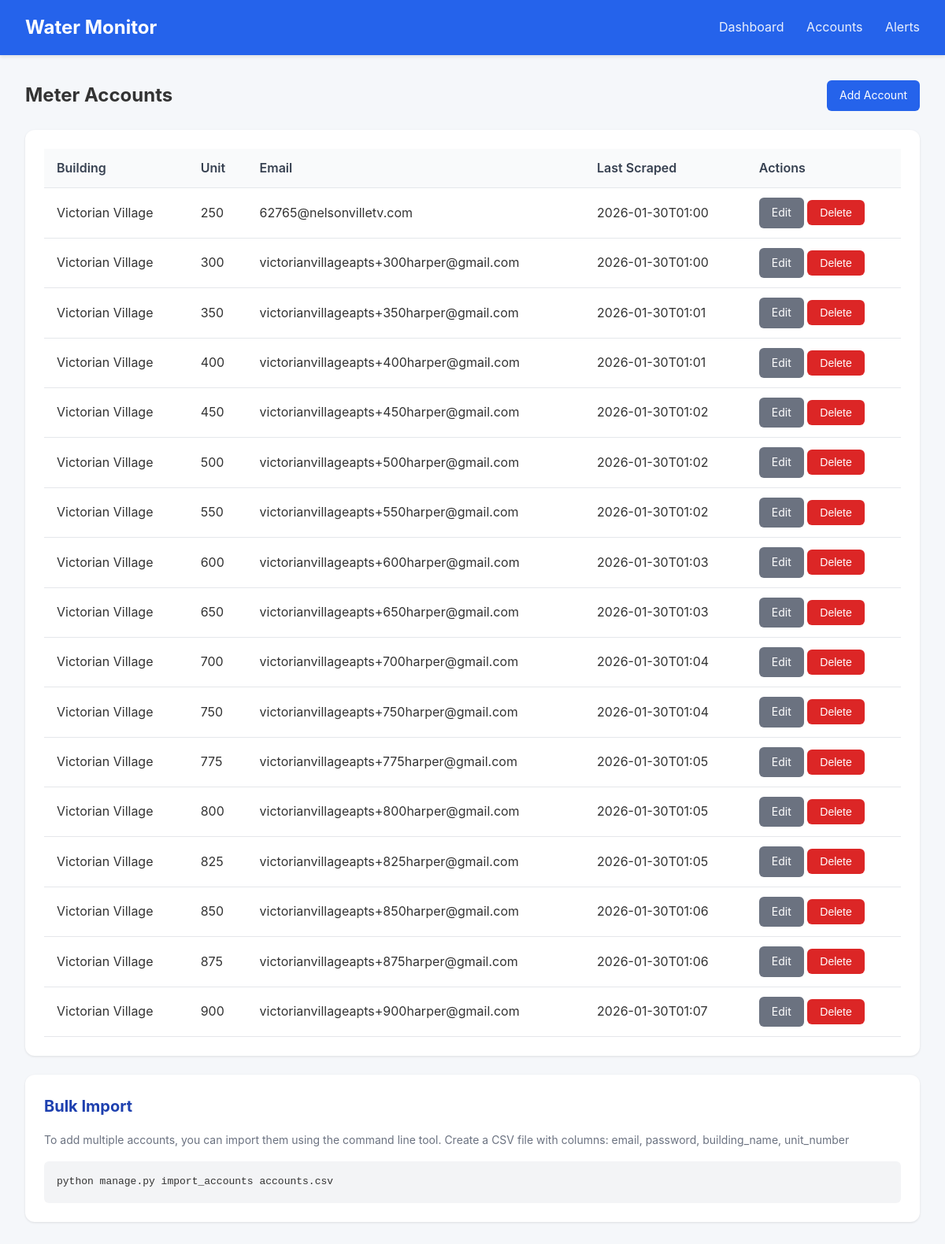
Page /accounts on the earlier database version.
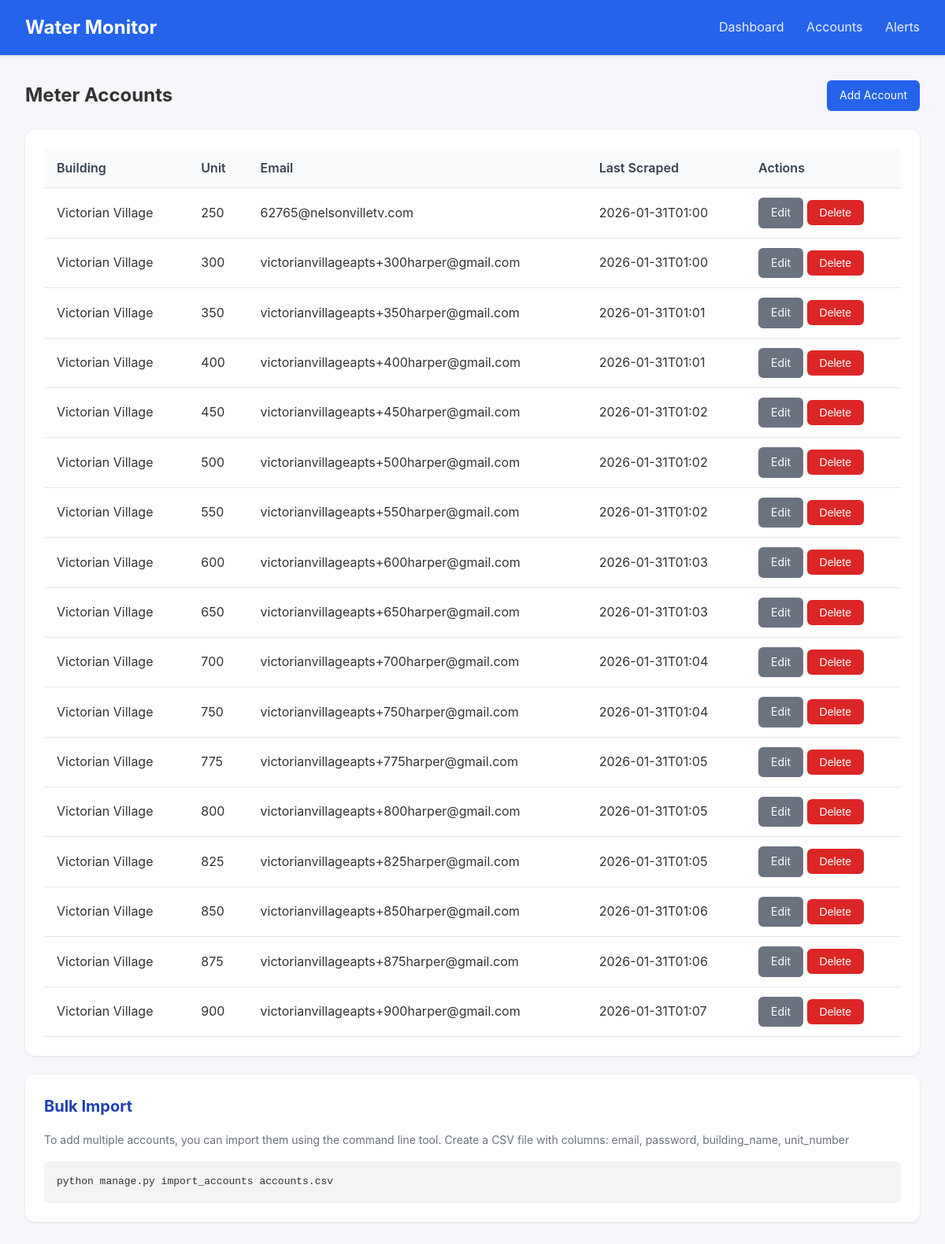
Same page on the later database version.
### tables this page shows
CREATE TABLE accounts (
                id INTEGER PRIMARY KEY AUTOINCREMENT,
                email TEXT UNIQUE NOT NULL,
                password_encrypted TEXT NOT NULL,
                meter_id TEXT,
                account_number TEXT,
                address TEXT,
                building_name TEXT,
                unit_number TEXT,
                is_active INTEGER DEFAULT 1,
                last_scraped TIMESTAMP,
                created_at TIMESTAMP DEFAULT CURRENT_TIMESTAMP
            , avg_12mo REAL, monthly_usage REAL, unit_count INTEGER DEFAULT 1, leak_alerts INTEGER DEFAULT 1, min_overage_pct INTEGER DEFAULT 10);

### app.py (the view)
@app.route('/accounts')
def accounts_list():
    accounts = db.get_all_accounts()
    return render_template('accounts.html', accounts=accounts)

### database.py (called while the page is built)
@contextmanager
def get_db():
    conn = sqlite3.connect(config.DATABASE_PATH)
    conn.row_factory = sqlite3.Row
    try:
        yield conn
        conn.commit()
    finally:
        conn.close()

def get_all_accounts() -> list:
    with get_db() as conn:
        cursor = conn.cursor()
        cursor.execute('SELECT * FROM accounts WHERE is_active = 1 ORDER BY building_name, unit_number')
        return [dict(row) for row in cursor.fetchall()]

### templates/accounts.html (shortened to what this page needs)
{% extends "base.html" %}
{% block content %}
<div style="display: flex; justify-content: space-between; align-items: center; margin-bottom: 1.5rem;">
    <h2>Meter Accounts</h2>
    <a href="{{ url_for('add_account') }}" class="btn btn-primary">Add Account</a>
</div>
<div class="card">
    <table>
        <thead>
            <tr>
                <th>Building</th>
                <th>Unit</th>
                <th>Email</th>
                <th>Last Scraped</th>
                <th>Actions</th>
            </tr>
        </thead>
        <tbody>
            {% for account in accounts %}
            <tr>
                <td>{{ account.building_name or '-' }}</td>
                <td>{{ account.unit_number or '-' }}</td>
                <td>{{ account.email }}</td>
                <td>{{ account.last_scraped[:16] if account.last_scraped else 'Never' }}</td>
                <td>
                    <a href="{{ url_for('edit_account', account_id=account.id) }}" class="btn btn-secondary">Edit</a>
                    <form method="POST" action="{{ url_for('delete_account', account_id=account.id) }}"
                          style="display: inline;"
                          onsubmit="return confirm('Delete this account?')">
                        <button type="submit" class="btn btn-danger">Delete</button>
                    </form>
                </td>
            </tr>
            {% else %}
            <tr>
                <td colspan="5" style="text-align: center; padding: 2rem;">
                    No accounts configured. <a href="{{ url_for('add_account') }}">Add your first account</a>.
                </td>
            </tr>
            {% endfor %}
        </tbody>
    </table>
</div>
<div class="card">
    <h2>Bulk Import</h2>
    <p class="text-muted mb-4">
        To add multiple accounts, you can import them using the command line tool.
        Create a CSV file with columns: email, password, building_name, unit_number
    </p>
    <code style="background: #f3f4f6; padding: 1rem; display: block; border-radius: 6px;">
        python manage.py import_accounts accounts.csv
    </code>
</div>
{% endblock %}

Differences in the rows shown:
changed accounts "62765@nelsonvilletv.com": last_scraped "2026-01-30T01:00" → "2026-01-31T01:00"
changed accounts "victorianvillageapts+300harper@gmail.com": last_scraped "2026-01-30T01:00" → "2026-01-31T01:00"
changed accounts "victorianvillageapts+350harper@gmail.com": last_scraped "2026-01-30T01:01" → "2026-01-31T01:01"
changed accounts "victorianvillageapts+400harper@gmail.com": last_scraped "2026-01-30T01:01" → "2026-01-31T01:01"
changed accounts "victorianvillageapts+450harper@gmail.com": last_scraped "2026-01-30T01:02" → "2026-01-31T01:02"
changed accounts "victorianvillageapts+500harper@gmail.com": last_scraped "2026-01-30T01:02" → "2026-01-31T01:02"
changed accounts "victorianvillageapts+550harper@gmail.com": last_scraped "2026-01-30T01:02" → "2026-01-31T01:02"
changed accounts "victorianvillageapts+600harper@gmail.com": last_scraped "2026-01-30T01:03" → "2026-01-31T01:03"
changed accounts "victorianvillageapts+650harper@gmail.com": last_scraped "2026-01-30T01:03" → "2026-01-31T01:03"
changed accounts "victorianvillageapts+700harper@gmail.com": last_scraped "2026-01-30T01:04" → "2026-01-31T01:04"
changed accounts "victorianvillageapts+750harper@gmail.com": last_scraped "2026-01-30T01:04" → "2026-01-31T01:04"
changed accounts "victorianvillageapts+775harper@gmail.com": last_scraped "2026-01-30T01:05" → "2026-01-31T01:05"
changed accounts "victorianvillageapts+800harper@gmail.com": last_scraped "2026-01-30T01:05" → "2026-01-31T01:05"
changed accounts "victorianvillageapts+825harper@gmail.com": last_scraped "2026-01-30T01:05" → "2026-01-31T01:05"
changed accounts "victorianvillageapts+850harper@gmail.com": last_scraped "2026-01-30T01:06" → "2026-01-31T01:06"
changed accounts "victorianvillageapts+875harper@gmail.com": last_scraped "2026-01-30T01:06" → "2026-01-31T01:06"
changed accounts "victorianvillageapts+900harper@gmail.com": last_scraped "2026-01-30T01:07" → "2026-01-31T01:07"
